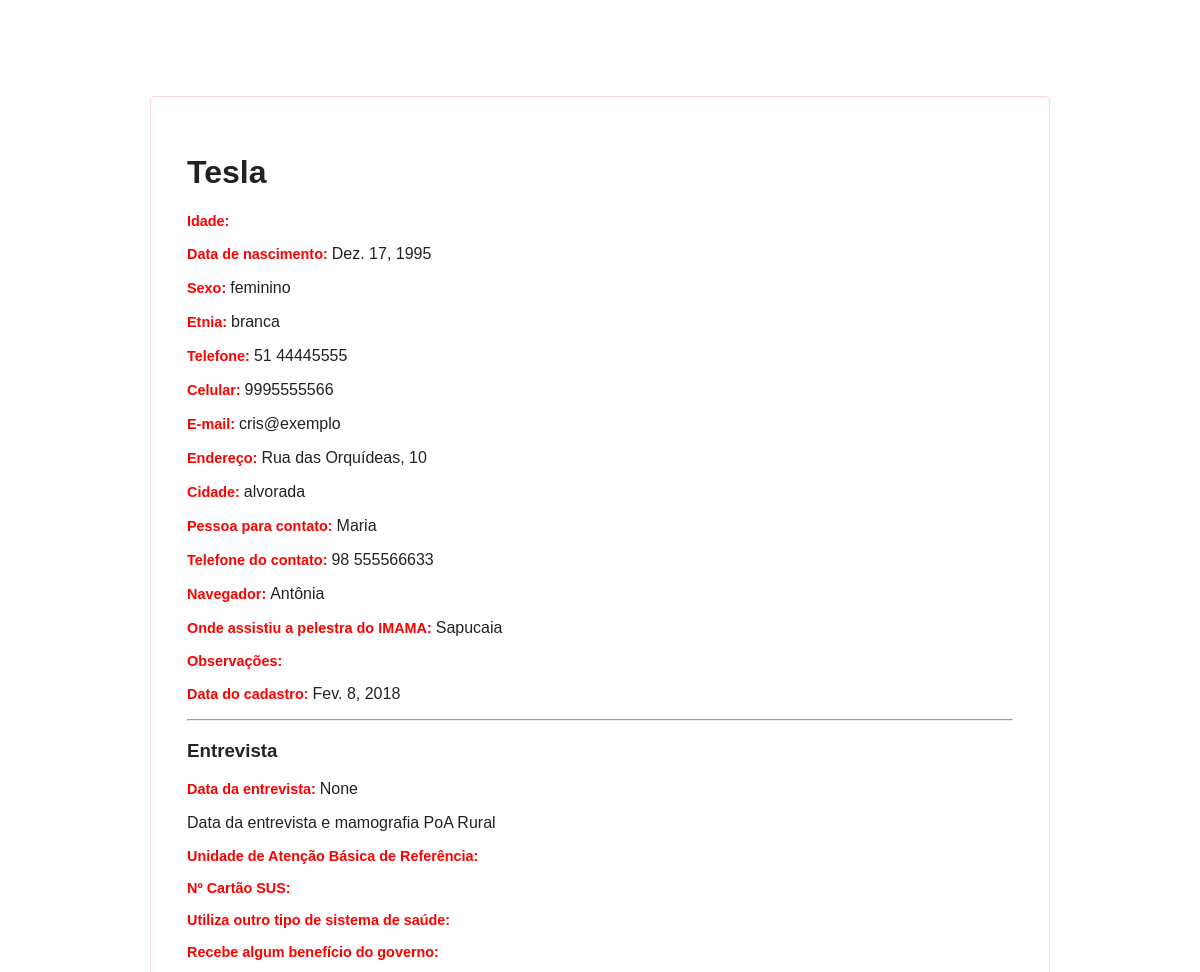
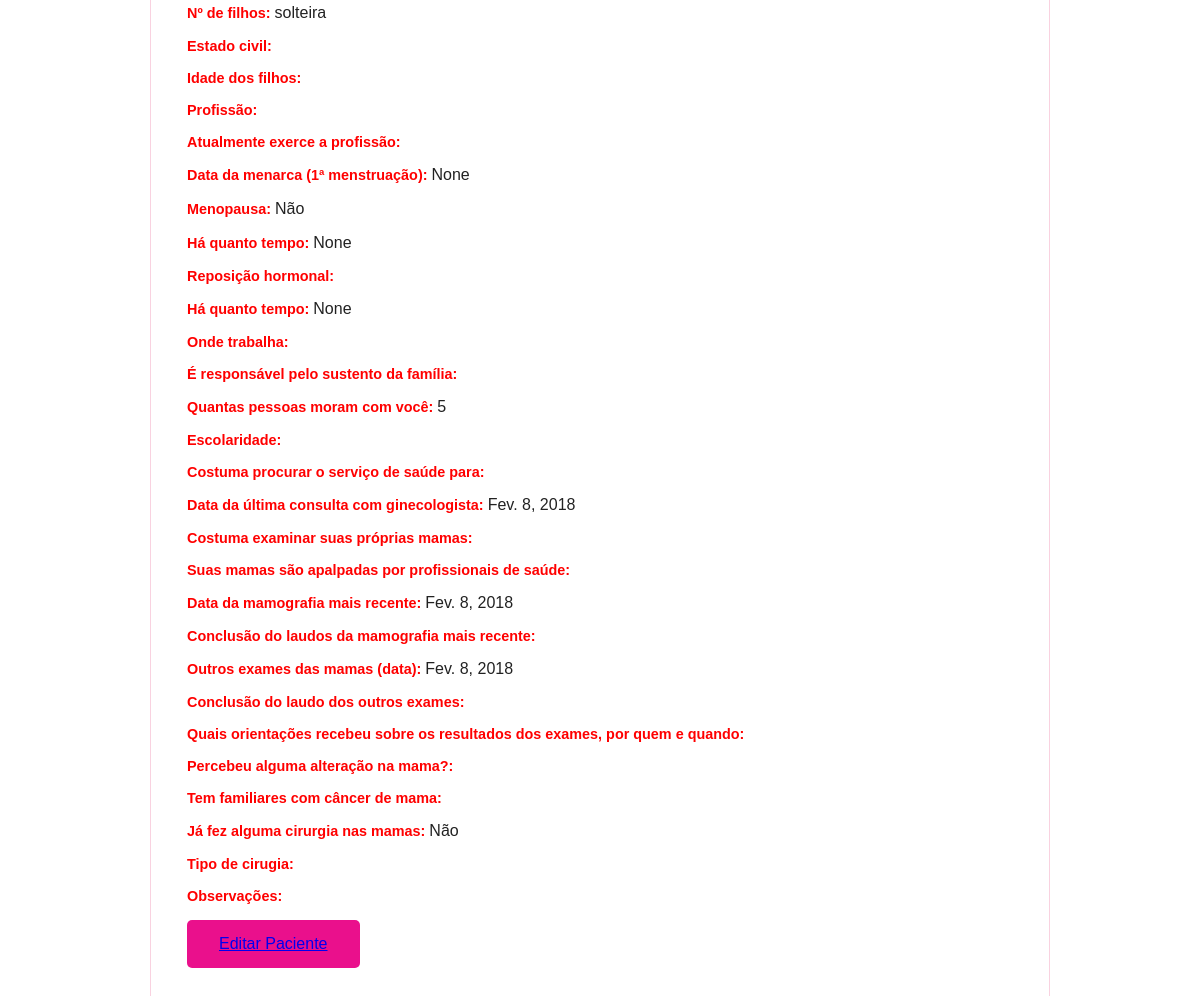
The page /paciente/2/ on the database its author committed (2 pictures, top to bottom).
### imama/models.py (models this page shows, shortened)
class Paciente(models.Model):
    imama = models.ForeignKey('auth.User',on_delete=models.CASCADE)
    nome = models.CharField('Nome da paciente', max_length=200, help_text='*')
    local_palestra = models.CharField('Onde assistiu a palestra do IMAMA', blank=True, max_length=200)
    data_nascimento = models.DateField('Data de nascimento', help_text='* Formato: dd/mm/aaaa')
    sexo = models.CharField(max_length=10, help_text='*')
    etnia = models.CharField(max_length=20, help_text='*')
    telefone = models.CharField(max_length=20, help_text='* Exemplo: 99 9999999999')
    celular = models.CharField(max_length=20, blank=True, help_text=' Exemplo: 99 9999999999')
    email = models.CharField(max_length=200, help_text='*')
    endereco = models.CharField('Endereço', max_length=400, help_text='*')
    cidade = models.CharField(max_length=50, help_text='*')
    contato_nome = models.CharField('Pessoa para contato', blank=True, max_length=200)
    contato_telefone = models.CharField('Telefone do contato', blank=True, max_length=20)
    cpf = models.CharField('CPF', max_length=20, help_text=' Apenas números')
    rg = models.CharField('RG', max_length=20, help_text='*')
    amigo_rosa = models.CharField('Navegador', max_length=200, help_text='*')
    data_cadastro = models.DateField(default=timezone.now)
    observacoes = models.TextField('Observações', blank=True)
    data_entrevista = models.DateField('Data da entrevista e mamografia PoA Rural',default=timezone.now, blank=True, null=True)
    UAB_referencia = models.CharField('Unidade de Atenção Básica de Referência', max_length=200, blank=True)
    cartao_sus = models.CharField('Nº Cartão SUS', max_length=20, blank=True)
    sistema_saude = models.CharField('Utiliza outro tipo de sistema de saúde', max_length=200, blank=True)
    beneficio_governo = models.CharField('Recebe algum benefício do governo', max_length=20, blank=True)
    qtdade_filhos = models.CharField('Estado civil', max_length=20, blank=True)
    estado_civil = models.CharField('Nº de filhos', max_length=20, blank=True)
    idade_filhos = models.CharField('Idade dos filhos', max_length=20, blank=True)
    profissao = models.CharField('Profissão', max_length=50, blank=True)
    exerce_profissao = models.CharField('Atualmente exerce a profissão', max_length=20, blank=True)
    data_menarca = models.DateField('Data da menarca (1ª menstruação)', blank=True, null=True)
    menopausa = models.CharField('Menopausa', max_length=20, blank=True)
    data_menopausa = models.DateField('Desde quando', blank=True, null=True)
    reposicao_hormonal = models.CharField('Reposição hormonal', max_length=20, blank=True)
    data_reposicao_hormonal = models.DateField('Há quanto tempo', blank=True, null=True)
    local_trabalho = models.CharField('Onde trabalha', max_length=200, blank=True)
    sustenta_familia = models.CharField('É responsável pelo sustento da família', max_length=20, blank=True)
    pessoas_familia = models.CharField('Quantas pessoas moram com você', max_length=2, blank=True)
    escolaridade = models.CharField('Escolaridade ', max_length=40, blank=True)
    motivos_servico_saude = models.TextField('Costuma procurar o serviço de saúde para', blank=True)
    ultima_consulta_ginecologista = models.DateField('Data da última consulta com ginecologista', default=timezone.now, blank=True, null=True)
    auto_exame = models.CharField('Costuma examinar suas próprias mamas', max_length=20, blank=True)
    exame_profissional = models.CharField('Suas mamas são apalpadas por profissionais de saúde', max_length=20, blank=True)
    data_mamografia = models.DateField('Data da mamografia mais recente', default=timezone.now, blank=True, null=True)
    conclusao_laudo_mamografia = models.TextField('Conclusão do laudos da mamografia mais recente', blank=True)
    data_outros_exames = models.DateField('Outros exames das mamas (data)', default=timezone.now, blank=True, null=True)
    conclusao_laudo_outros_exames = models.TextField('Conclusão do laudo dos outros exames',blank=True)
    orientacoes_exames = models.TextField('Quais orientações recebeu sobre os resultados dos exames, por quem e quando', blank=True)
    alteracao_mama = models.CharField('Percebeu alguma alteração na mama?', max_length=20, blank=True)
    familiares_cancer_mama = models.CharField('Tem familiares com câncer de mama', max_length=20, blank=True)
    cirurgia_mamas = models.CharField('Já fez alguma cirurgia nas mamas', max_length=20, blank=True)
    tipo_cirurgia_mamas = models.TextField('Tipo de cirugia', blank=True)
    observacoes_entrevista = models.TextField('Observações', blank=True)

### imama/views.py (the view)
# urls.py: url(r'^paciente/(?P<pk>\d+)/$', views.paciente_detalhe, name='paciente_detalhe'),
def paciente_detalhe(request, pk):
    paciente = get_object_or_404(Paciente, pk=pk)
    return render(request, 'imama/paciente_detalhe.html', { 'paciente': paciente })

### imama/templates/imama/paciente_detalhe.html
{% extends 'imama/base.html' %}
{% load staticfiles %}
{% block content %}
    <div class="post">
        <h1>{{ paciente.nome }}</h1>
        <p><span class="negrito">Idade: </span>{{ paciente.idade }}</p>
        <p><span class="negrito">Data de nascimento: </span>{{ paciente.data_nascimento }}</p>
        <p><span class="negrito">Sexo: </span>{{ paciente.sexo }}</p>
        <p><span class="negrito">Etnia: </span>{{ paciente.etnia }}</p>
        <p><span class="negrito">Telefone: </span>{{ paciente.telefone }}</p>
        <p><span class="negrito">Celular: </span>{{ paciente.celular }}</p>
        <p><span class="negrito">E-mail: </span>{{ paciente.email }}</p>
        <p><span class="negrito">Endereço: </span>{{ paciente.endereco }}</p>
        <p><span class="negrito">Cidade: </span>{{ paciente.cidade }}</p>
        <p><span class="negrito">Pessoa para contato: </span>{{ paciente.contato_nome }}</p>
        <p><span class="negrito">Telefone do contato: </span>{{ paciente.contato_telefone }}</p>
        <p><span class="negrito">Navegador: </span>{{ paciente.amigo_rosa }}</p>
        <p><span class="negrito">Onde assistiu a pelestra do IMAMA: </span>{{ paciente.local_palestra }}</p>
        <p><span class="negrito">Observações: </span>{{ paciente.observacoes }}</p>
        <p><span class="negrito">Data do cadastro: </span>{{ paciente.data_cadastro}}</p>
        <hr>
        <h3>Entrevista</h3>
        <p><span class="negrito"> Data da entrevista: </span> {{ paciente.data_entrevista }}</p>
        Data da entrevista e mamografia PoA Rural
        <p><span class="negrito"> Unidade de Atenção Básica de Referência: </span> {{ paciente.UAB_referencia }}</p>
        <p><span class="negrito"> Nº Cartão SUS: </span> {{ paciente.cartao_sus }}</p>
        <p><span class="negrito"> Utiliza outro tipo de sistema de saúde: </span> {{ paciente.sistema_saude }}</p>
        <p><span class="negrito"> Recebe algum benefício do governo: </span> {{ paciente.beneficio_governo }}</p>
        <p><span class="negrito"> Nº de filhos: </span> {{ paciente.qtdade_filhos }}</p>
        <p><span class="negrito"> Estado civil: </span> {{ paciente.estado_civil }}</p>
        <p><span class="negrito"> Idade dos filhos: </span> {{ paciente.idade_filhos }}</p>
        <p><span class="negrito"> Profissão: </span> {{ paciente.profissao }}</p>
        <p><span class="negrito"> Atualmente exerce a profissão: </span> {{ paciente.exerce_profissao }}</p>
        <p><span class="negrito"> Data da menarca (1ª menstruação): </span> {{ paciente.data_menarca }}</p>
        <p><span class="negrito"> Menopausa: </span> {{ paciente.menopausa }}</p>
        <p><span class="negrito"> Há quanto tempo: </span> {{ paciente.data_menopausa }}</p>
        <p><span class="negrito"> Reposição hormonal: </span> {{ paciente.reposicao_hormonal }}</p>
        <p><span class="negrito"> Há quanto tempo: </span> {{ paciente.data_reposicao_hormonal }}</p>
        <p><span class="negrito"> Onde trabalha: </span> {{ paciente.local_trabalho }}</p>
        <p><span class="negrito"> É responsável pelo sustento da família: </span> {{ paciente.sustenta_familia }}</p>
        <p><span class="negrito"> Quantas pessoas moram com você: </span> {{ paciente.pessoas_familia }}</p>
        <p><span class="negrito"> Escolaridade: </span> {{ paciente.escolaridade }}</p>
        <p><span class="negrito"> Costuma procurar o serviço de saúde para: </span> {{ paciente.motivos_servico_saude }}</p>
        <p><span class="negrito"> Data da última consulta com ginecologista: </span> {{ paciente.ultima_consulta_ginecologista }}</p>
        <p><span class="negrito"> Costuma examinar suas próprias mamas: </span> {{ paciente.auto_exame }}</p>
        <p><span class="negrito"> Suas mamas são apalpadas por profissionais de saúde: </span> {{ paciente.exame_profissional }}</p>
        <p><span class="negrito"> Data da mamografia mais recente: </span> {{ paciente.data_mamografia }}</p>
        <p><span class="negrito"> Conclusão do laudos da mamografia mais recente: </span> {{ paciente.conclusao_laudo_mamografia }}</p>
        <p><span class="negrito"> Outros exames das mamas (data): </span> {{ paciente.data_outros_exames }}</p>
        <p><span class="negrito"> Conclusão do laudo dos outros exames: </span> {{ paciente.conclusao_laudo_outros_exames }}</p>
        <p><span class="negrito"> Quais orientações recebeu sobre os resultados dos exames, por quem e quando: </span> {{ paciente.orientacoes_exames }}</p>
        <p><span class="negrito"> Percebeu alguma alteração na mama?: </span> {{ paciente.alteracao_mama }}</p>
        <p><span class="negrito"> Tem familiares com câncer de mama: </span> {{ paciente.familiares_cancer_mama }}</p>
        <p><span class="negrito"> Já fez alguma cirurgia nas mamas: </span> {{ paciente.cirurgia_mamas }}</p>
        <p><span class="negrito"> Tipo de cirugia: </span> {{ paciente.tipo_cirurgia_mamas }}</p>
        <p><span class="negrito"> Observações: </span> {{ paciente.observacoes_entrevista }}</p>
    </div>
    <button class="btn">
      <a href="{% url 'editar_paciente' pk=paciente.pk %}">Editar Paciente</a>
    </button>
{% endblock %}

### imama/static/css/imama.css (style rules this page uses)
* { box-sizing: border-box; }
body { background-color: ; font-family: sans-serif; height: 100vh; margin: 0 auto; width: 100vw; }
.aviso, p span { font-size: 0.9em; color: red; }
.negrito { font-weight: bold; }
.btn { background-color: #ea108c; border: none; border-radius: 5px; color: white; display: inline-block; font-size: 16px; padding: 15px 32px; text-align: center; text-decoration: none; }

### rows shown on the page
Paciente: nome "Tesla", data_nascimento "Dez. 17, 1995", sexo "feminino", etnia "branca", telefone "51 44445555", celular "9995555566", email "cris@exemplo", endereco "Rua das Orquídeas, 10", cidade "alvorada", contato_nome "Maria", contato_telefone "98 555566633", amigo_rosa "Antônia", local_palestra "Sapucaia", data_cadastro "Fev. 8, 2018", data_entrevista "None", qtdade_filhos "solteira", data_menarca "None", menopausa "Não", data_menopausa "None", data_reposicao_hormonal "None", pessoas_familia "5", ultima_consulta_ginecologista "Fev. 8, 2018", data_mamografia "Fev. 8, 2018", data_outros_exames "Fev. 8, 2018", cirurgia_mamas "Não"
